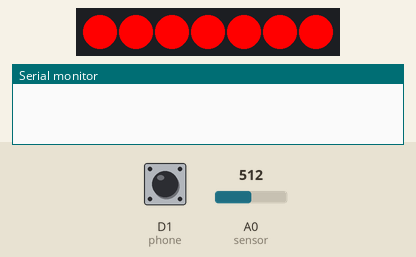
Recording of a sketch running on a simulated ESP8266 (NodeMCU). Shown: 7 RGB LEDs in strip order, left to right, the last lines printed to the serial monitor. The inputs (shaded band) are chosen by the test bench; at power-on: A0 (sensor) = 512, D1 (phone) HIGH. WiFi joins after 1.5 s; servers stay silent unless stated; no MQTT or app messages arrive unless stated; the audio player accepts every command and is not drawn; not simulated (calls return 0 or success): credentials.h.

Above: at 1.1 s.
11.6 s: A0 (sensor) set to 689
13.2 s: A0 (sensor) set to 718
At 20.98 s:
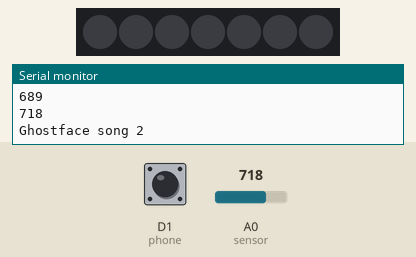
Timing chart, 0 to 21.2 s (numbered marks = the images above; inputs shaded):
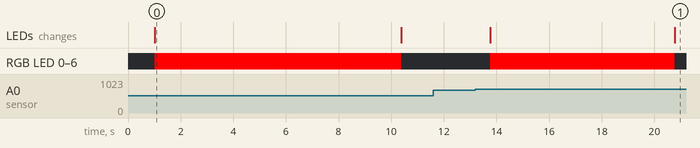

Measured:
- the behaviour switches between 700 and 701 on A0 (sensor) (found by bisection; images 0 and 1)
- after the input at 13.2 s, RGB LED 0–6: off → RGB(255, 0, 0) after 0.56 s, → off 7.0 s later; the LEDs: first change after 0.56 s (image 1 shows a later state)
- what the display in image 0 shows lasts 9.4 s, from 1.0 s to 10.4 s

The sketch:

PerilousPassage-House.ino
```cpp
// ***************************************
// ********** Global Variables ***********
// ***************************************


//Globals for Wifi Setup and OTA
#include <credentials.h>
#include <ESP8266WiFi.h>
#include <ESP8266mDNS.h>
#include <WiFiUdp.h>
#include <ArduinoOTA.h>

//WiFi Credentials
#ifndef STASSID
#define STASSID "your_ssid"
#endif
#ifndef STAPSK
#define STAPSK  "your_password"
#endif
const char* ssid = STASSID;
const char* password = STAPSK;

//MQTT
#include <Adafruit_MQTT.h>
#include <Adafruit_MQTT_Client.h>
#ifndef AIO_SERVER
#define AIO_SERVER      "your_MQTT_server_address"
#endif
#ifndef AIO_SERVERPORT
#define AIO_SERVERPORT  0000 //Your MQTT port
#endif
#ifndef AIO_USERNAME
#define AIO_USERNAME    "your_MQTT_username"
#endif
#ifndef AIO_KEY
#define AIO_KEY         "your_MQTT_key"
#endif
#define MQTT_KEEP_ALIVE 150
unsigned long previousTime;

//Initialize and Subscribe to MQTT
WiFiClient client;
Adafruit_MQTT_Client mqtt(&client, AIO_SERVER, AIO_SERVERPORT, AIO_USERNAME, AIO_KEY);
Adafruit_MQTT_Subscribe musicTime = Adafruit_MQTT_Subscribe(&mqtt, AIO_USERNAME "/feeds/perilouspassage.housemusic");
Adafruit_MQTT_Publish eyeReset = Adafruit_MQTT_Publish(&mqtt, AIO_USERNAME "/feeds/perilouspassage.reseteye");

//MP3 Player
#include "DFRobotDFPlayerMini.h"
#include <SoftwareSerial.h>
//GhostFace
DFRobotDFPlayerMini myDFPlayer1;
SoftwareSerial mySoftwareSerial_1(3, D2);  //Pins for MP3 Player Serial (RX, TX)      /*********************TX/RX NEEDS CHECKING**********************/
//Background Audio
DFRobotDFPlayerMini myDFPlayer2;
SoftwareSerial mySoftwareSerial_2(D5, D4);  //Pins for MP3 Player Serial (RX, TX)

//FastLED
#include <FastLED.h>
#define LED_PIN D6
#define NUM_LEDS 7
#define BRIGHTNESS 255
#define LED_TYPE WS2811
#define COLOR_ORDER RGB
CRGB leds[NUM_LEDS];
#define UPDATES_PER_SECOND 30

//Input-Output
//#define sensor D3
#define sensor A0
#define phone D1

//Variables
int desiredBrightness = 254;
byte r = 0;
float mqttConnectFlag = 0.0;
unsigned long previousMillis = 0;
unsigned long currentMillis;
int numberOfGhostfaceSounds = 3;
int currentGhostfaceSound = 1;
int numberOfPhoneSounds = 7; //Actually 4, but we use 7 because to play from ghostFace speaker
int currentPhoneSound = 4;
int numberOfBGSounds = 1;
int currentBGSound = 1;


// ***************************************
// *************** Setup *****************
// ***************************************


void setup() {

  //Initialize GPIO
  pinMode(phone, INPUT_PULLUP);
  pinMode(sensor, INPUT);

  //Initialize RGB
  FastLED.setMaxPowerInVoltsAndMilliamps(5, 900);
  FastLED.addLeds<LED_TYPE, LED_PIN, COLOR_ORDER>(leds, NUM_LEDS).setCorrection(TypicalLEDStrip);
  FastLED.setBrightness(BRIGHTNESS);
  delay(1000);
  ghostFaceLight(1);

  //Initialize Serial, WiFi, & OTA
  wifiSetup();

  //Initialize MQTT
  mqtt.subscribe(&musicTime);
  MQTT_connect();

  //Initialize MP3 - GhostFace/Phone
  mySoftwareSerial_1.begin(9600);
  delay(1000);
  myDFPlayer1.begin(mySoftwareSerial_1);
  Serial.println("DFPlayer - GhostFace initialized!");
  myDFPlayer1.setTimeOut(500); //Timeout serial 500ms
  myDFPlayer1.volume(0); //Volume 0-30
  myDFPlayer1.EQ(0); //Equalization normal
  delay(250);
  myDFPlayer1.volume(21);
  myDFPlayer1.play(8); //Boot Sound
  delay(2000);
  myDFPlayer1.stop();
  myDFPlayer1.volume(30);

  //Initialize MP3 - Background
  mySoftwareSerial_2.begin(9600);
  delay(1000);
  myDFPlayer2.begin(mySoftwareSerial_2);
  Serial.println("DFPlayer initialized!");
  myDFPlayer2.setTimeOut(500); //Timeout serial 500ms
  myDFPlayer2.volume(0); //Volume 0-30
  myDFPlayer2.EQ(0); //Equalization normal
  delay(250);
  myDFPlayer2.volume(25);
  myDFPlayer2.play(2); //Boot Sound
  delay(2000);
  myDFPlayer2.stop();

  //Setup Complete
  ghostFaceLight(0);
  eyeReset.publish(1);
  Serial.println("Setup Complete!");

}


// ***************************************
// ************* Da Loop *****************
// ***************************************


void loop() {

  //OTA & MQTT
  ArduinoOTA.handle();
  MQTT_connect();

  //**** The Great Spoop Loop!! ****//

  //Check for MQTT from Sid's Porch that starts the background music
  Adafruit_MQTT_Subscribe *subscription;
  while ((subscription = mqtt.readSubscription(0.01))) {
    uint16_t valueOperational = atoi((char *)musicTime.lastread);
    Serial.println(valueOperational);

    //Activate background music when people enter the porch
    if (valueOperational == 1) {
      playHallwayMusic();
    }
    delay(10);
  }

  //Check for phone lift
  delay(10);
  int phoneRead = digitalRead(phone);
  if (phoneRead == LOW) {
    delay(100);
    int phoneRead2 = digitalRead(phone);
    if (phoneRead2 == LOW) {
      delay(100);
      activatePhoneMode();
    }
  }
  delay(10);

  //Check for Ghostface Sensor
  int read1 = analogRead(sensor);
  Serial.println(read1);
  if (analogRead(sensor) > 700) {
    delay(100);
    int sensorReading = analogRead(sensor);
    if (sensorReading > 700) {
      delay(100);
      int sensorReading2 = analogRead(sensor);
      if (sensorReading2 > 700) {
        delay(100);
        int sensorReading3 = analogRead(sensor);
        if (sensorReading3 > 700) {
          delay(10);
          activateGhostFace();
          delay(100);
          read1 = analogRead(sensor);
          delay(100);
        }
      }
    }
  }

  //Ping Timer for keeping MQTT Publish alive
  unsigned long currentTime = millis();
  if ((currentTime - previousTime) > MQTT_KEEP_ALIVE * 1000) {
    previousTime = currentTime;
    if (! mqtt.ping()) {
      mqtt.disconnect();
    }
  }

  delay(100);
}


// ***************************************
// ********** Backbone Methods ***********
// ***************************************


void playHallwayMusic() {

  delay(10);
  currentBGSound++;
  if (currentBGSound > numberOfBGSounds) {
    currentBGSound = 1;
  }
  myDFPlayer2.play(1);
  Serial.print("House Bacground song ");
  Serial.println(currentBGSound);
  delay(100);
}

void activateGhostFace() {

  //Sound plays first
  delay(10);
  currentGhostfaceSound++;
  if (currentGhostfaceSound > numberOfGhostfaceSounds) {
    currentGhostfaceSound = 1;
  }
  myDFPlayer1.play(currentGhostfaceSound);
  Serial.print("Ghostface song ");
  Serial.println(currentGhostfaceSound);
  delay(100);

  //Lights Happen Shortly After
  ghostFaceLight(1);
  delay(7000);

  //Dim Lights
  ghostFaceLight(0);
  delay(1000);
  eyeReset.publish(1);
}

void activatePhoneMode() {

  delay(10);
  currentPhoneSound++;
  if (currentPhoneSound > numberOfPhoneSounds) {
    currentPhoneSound = 4;
  }
  myDFPlayer1.play(currentPhoneSound);
  Serial.print("Phone song ");
  Serial.println(currentPhoneSound);
  delay(5000);

  int in = digitalRead(phone);
  Serial.print("phone status:  ");
  Serial.println(in);
  while (in == 0) {
    delay(250);
    in = digitalRead(phone);
    Serial.print("phone status:  ");
    Serial.println(in);
  }
  myDFPlayer1.stop();

}

void ghostFaceLight(int mode) {

  //This is hard coded to prevent led timing weirdness with how far lights are from brain
  if (mode == 1) {
    setPixel(0, 255, 0, 0);
    setPixel(1, 255, 0, 0);
    setPixel(2, 255, 0, 0);
    setPixel(3, 255, 0, 0);
    setPixel(4, 255, 0, 0);
    setPixel(5, 255, 0, 0);
    setPixel(6, 255, 0, 0);
    delay(7);
    FastLED.show();
    FastLED.show();
  }
  else if (mode == 0) {
    //for (int i = 0; i < 7; i++) {
    setPixel(1, 0, 0, 0);
    setPixel(2, 0, 0, 0);
    setPixel(3, 0, 0, 0);
    setPixel(4, 0, 0, 0);
    setPixel(5, 0, 0, 0);
    setPixel(6, 0, 0, 0);
    setPixel(0, 0, 0, 0);
    delay(7);
    FastLED.show();
    FastLED.show();
  }
}

void setPixel(int Pixel, byte red, byte green, byte blue) {
  leds[Pixel].r = red;
  leds[Pixel].g = green;
  leds[Pixel].b = blue;
}

void MQTT_connect() {

  int8_t ret;
  // Stop if already connected.
  if (mqtt.connected()) {
    if (mqttConnectFlag == 0) {
      //Serial.println("Connected");
      mqttConnectFlag++;
    }
    return;
  }
  Serial.println("Connecting to MQTT... ");
  uint8_t retries = 3;
  while ((ret = mqtt.connect()) != 0) { // connect will return 0 for connected
    Serial.println(mqtt.connectErrorString(ret));
    Serial.println("Retrying MQTT connection in 5 seconds...");
    mqtt.disconnect();
    delay(5000);  // wait 5 seconds
    retries--;
    if (retries == 0) {
      // basically die and wait for WDT to reset me
      //while (1);
      Serial.println("Wait 5 secomds to reconnect");
      delay(5000);
    }
  }
}

void wifiSetup() {

  //Serial
  Serial.begin(115200);
  delay(200);
  Serial.println();
  Serial.println();
  Serial.println("****************************************");
  Serial.println("Booting");

  //WiFi and OTA
  WiFi.mode(WIFI_STA);
  WiFi.begin(ssid, password);
  while (WiFi.waitForConnectResult() != WL_CONNECTED) {
    Serial.println("Connection Failed! Rebooting...");
    delay(5000);
    ESP.restart();
  }
  ArduinoOTA.setHostname("PerilousPassage_House");
  ArduinoOTA.onStart([]() {
    String type;
    if (ArduinoOTA.getCommand() == U_FLASH) {
      type = "sketch";
    } else { // U_SPIFFS
      type = "filesystem";
    }
    Serial.println("Start updating " + type);
  });
  ArduinoOTA.onEnd([]() {
    Serial.println("\nEnd");
  });
  ArduinoOTA.onProgress([](unsigned int progress, unsigned int total) {
    Serial.printf("Progress: %u%%\r", (progress / (total / 100)));
  });
  ArduinoOTA.onError([](ota_error_t error) {
    Serial.printf("Error[%u]: ", error);
    if (error == OTA_AUTH_ERROR) {
      Serial.println("Auth Failed");
    } else if (error == OTA_BEGIN_ERROR) {
      Serial.println("Begin Failed");
    } else if (error == OTA_CONNECT_ERROR) {
      Serial.println("Connect Failed");
    } else if (error == OTA_RECEIVE_ERROR) {
      Serial.println("Receive Failed");
    } else if (error == OTA_END_ERROR) {
      Serial.println("End Failed");
    }
  });
  ArduinoOTA.begin();
  Serial.println("Ready");
  Serial.print("IP address: ");
  Serial.println(WiFi.localIP());
}
```
